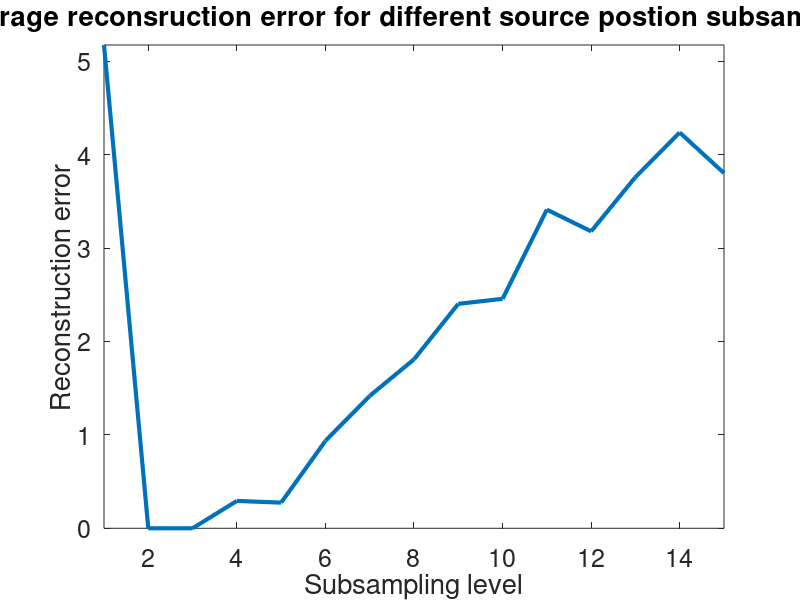
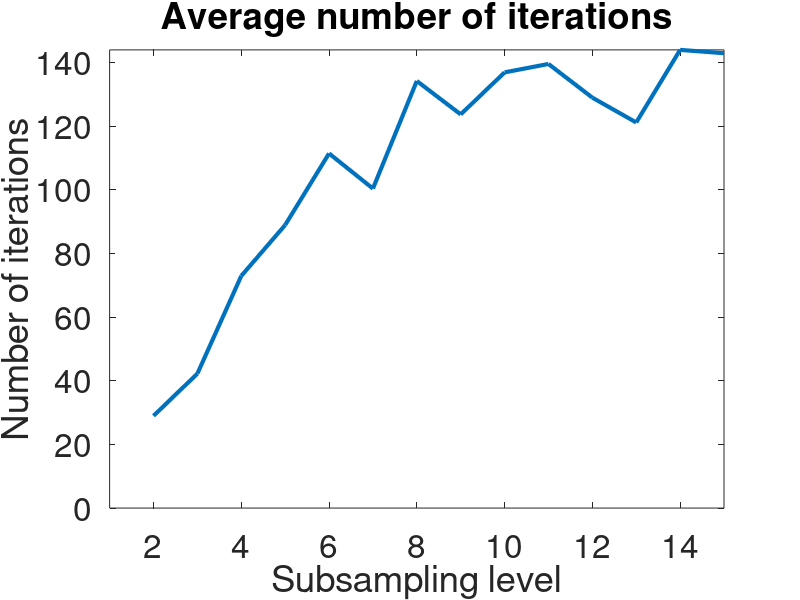
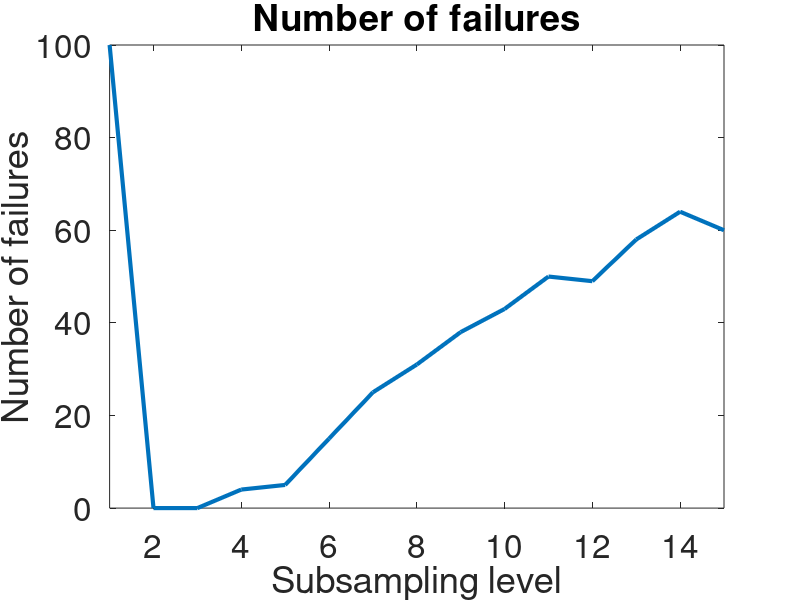
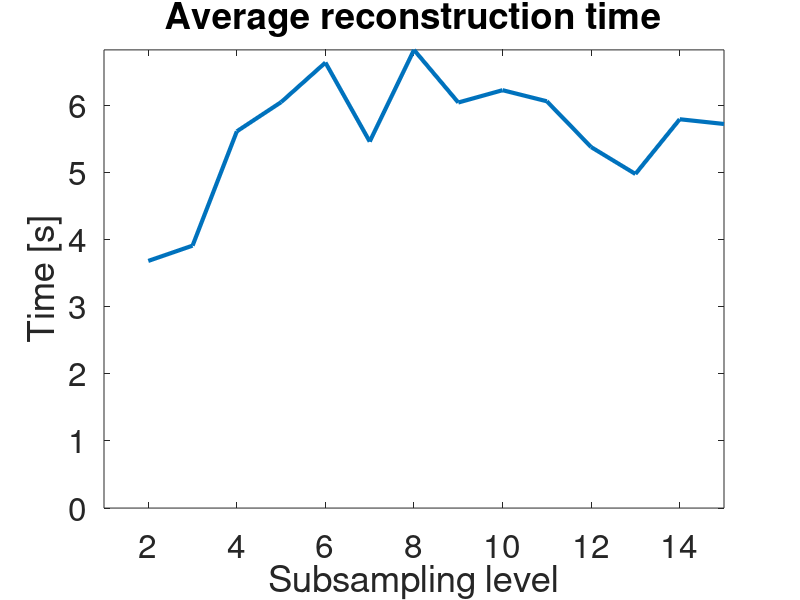

These charts were generated, in order, by the following MATLAB code:
close all
load data_sp.mat
% sp_vector = 1:15;
% results = zeros(length(sp_vector),1);   % reconstruction error
% results_i = [0 28 42 75 90 110 102 132 119 139 142 122 117 143 141]; % iteration number
% results_t = [0 3.75 4 5.6 6.2 6.7 5.4 7 5.8 6 5.9 5.3 5 5.7 5.6]; % iteration number
% results_f = [100 0 0 4 6 16 27 32 37 40 47 45 55 62 58]; % failure counter

figure('units','normalized','outerposition',[0 0 1 1])
set(gcf,'color','w');
plot(sp_vector, results, 'Linewidth', 3)
xlabel('Subsampling level')
ylabel('Reconstruction error')
xlim([1 inf])
ylim([0 inf])
title('Average reconsruction error for different source postion subsampling')
set(gca,'fontsize', 18)
%saveas(gcf,'subsampling_over_sound_source_convergence.png')
%close all

figure('units','normalized','outerposition',[0 0 1 1])
set(gcf,'color','w');
plot(sp_vector, results_i, 'Linewidth', 3)
xlabel('Subsampling level')
ylabel('Number of iterations')
xlim([1 inf])
ylim([0 inf])
title('Average number of iterations')
set(gca,'fontsize', 24)
%saveas(gcf,'subsampling_over_sound_source_iterations.png')
%close all

figure('units','normalized','outerposition',[0 0 1 1])
set(gcf,'color','w');
plot(sp_vector, results_f, 'Linewidth', 3)
xlabel('Subsampling level')
ylabel('Number of failures')
xlim([1 inf])
ylim([0 inf])
title('Number of failures')
set(gca,'fontsize', 24)
%saveas(gcf,'subsampling_over_sound_source_failures.png')
%close all

figure('units','normalized','outerposition',[0 0 1 1])
set(gcf,'color','w');
plot(sp_vector, results_t, 'Linewidth', 3)
xlabel('Subsampling level')
ylabel('Time [s]')
xlim([1 inf])
ylim([0 inf])
title('Average reconstruction time')
set(gca,'fontsize', 24)
%saveas(gcf,'subsampling_over_sound_source_times.png')
%close all